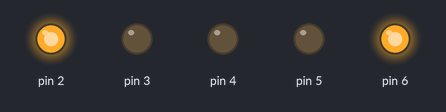
This sketch was run on a simulated Arduino Uno, built with avr-gcc and run on an emulated ATmega328P. Parts: output pins drawn as LEDs (lit = HIGH).

Above: at 0.5 s.
At 1.5 s:
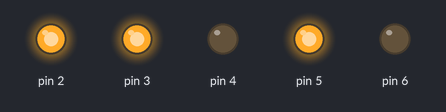
At 2.5 s:
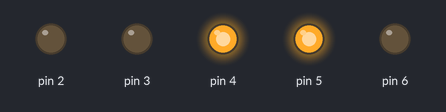
At 3.5 s:
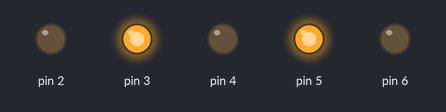
Timing chart, 0 to 5.2 s (numbered marks = the images above):
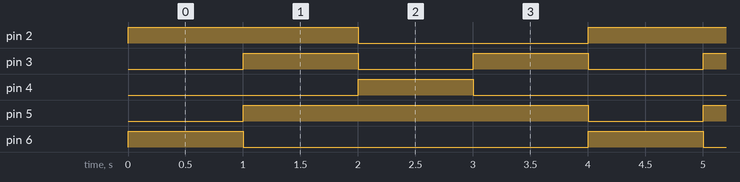

Measured:
- by itself, pin 2: alternates HIGH for 2.0 s and LOW for 2.0 s
- by itself, pin 3: alternates HIGH for 1.0 s and LOW for 1.0 s
- by itself, pin 4, pin 6: alternates HIGH for 1.0 s and LOW for 3.0 s
- by itself, pin 5: alternates HIGH for 3.0 s and LOW for 1.0 s

The sketch:

powerful_wolt_esboo1.ino
```cpp
// C++ code
//
void setup()
{
   pinMode (2, OUTPUT);
   pinMode (3, OUTPUT);
   pinMode (4, OUTPUT);
   pinMode (5, OUTPUT);
   pinMode (6, OUTPUT);
}

void loop()
{
  digitalWrite(2, 1);
  digitalWrite(3, 0);
  digitalWrite(4, 0);
  digitalWrite(5, 0);
  digitalWrite(6, 1);
  delay (1000);

  digitalWrite (3,1);
  digitalWrite (5,1);
  digitalWrite (6,0);
  delay (1000);

  digitalWrite(2, 0);
  digitalWrite(3, 0);
  digitalWrite(4, 1);
  delay (1000);

  digitalWrite (3,1);
  digitalWrite (4,0);
  delay (1000);
}
```
